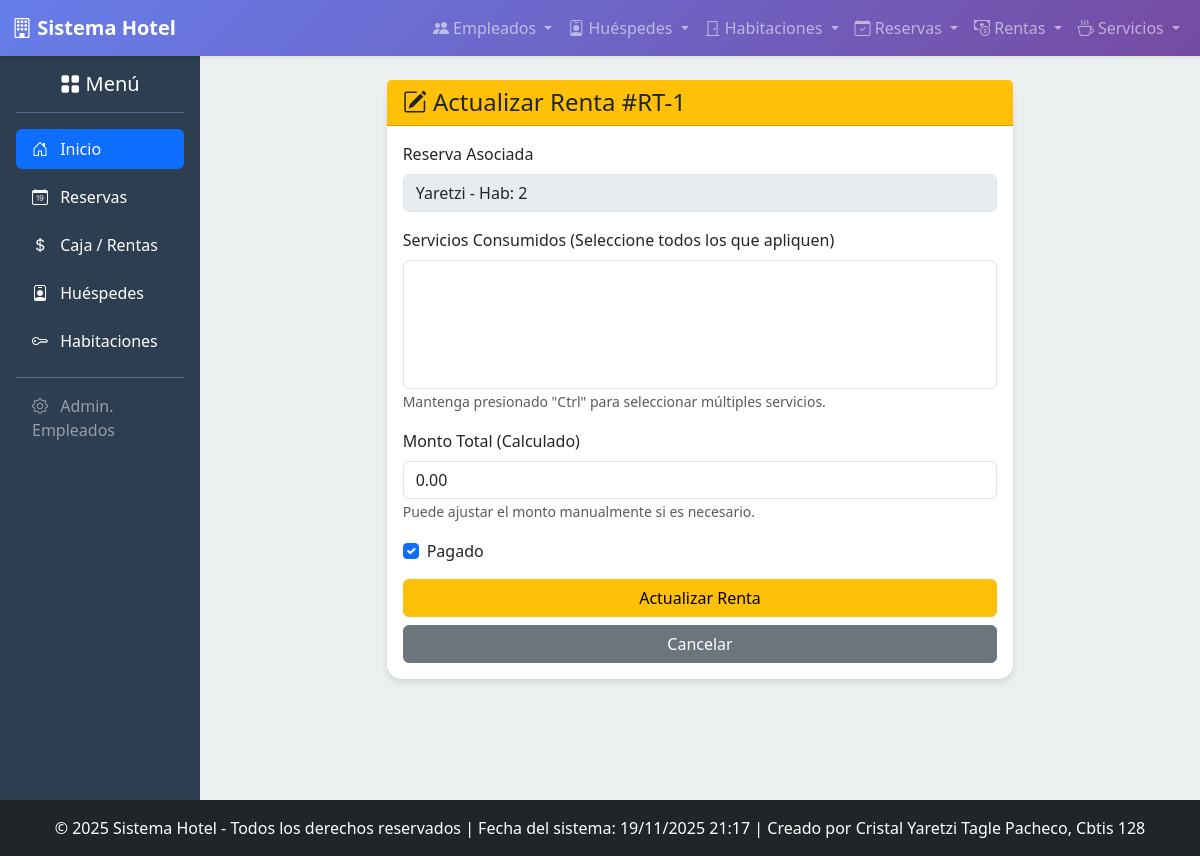
/rentas/actualizar/1/, run on the app's committed database.
### app_Hotel/models.py (models this page shows, shortened)
class Renta(models.Model):
    reserva = models.OneToOneField(Reserva, on_delete=models.CASCADE, related_name='renta')
    empleado = models.ForeignKey(Empleado, on_delete=models.SET_NULL, null=True, blank=True)
    deposito = models.DecimalField(max_digits=10, decimal_places=2, default=0.00)
    observaciones = models.TextField(blank=True, null=True)
    fecha_checkin_real = models.DateTimeField(auto_now_add=True)
    fecha_checkout_real = models.DateTimeField(null=True, blank=True)
    servicios_consumidos = models.ManyToManyField(ServicioAdicional, blank=True, related_name='rentas')
    monto_total = models.DecimalField(max_digits=10, decimal_places=2, default=0.00)
    pagado = models.BooleanField(default=False)
    class Meta:
        verbose_name = "Renta"
        verbose_name_plural = "Rentas"

class Reserva(models.Model):
    ESTADO_CHOICES = [
        ('PEN', 'Pendiente'),
        ('CON', 'Confirmada'),
        ('CAN', 'Cancelada'),
        ('FIN', 'Finalizada'),
    ]
    cliente = models.ForeignKey(Huesped, on_delete=models.CASCADE, related_name='reservas')
    habitacion = models.ForeignKey(Habitacion, on_delete=models.SET_NULL, null=True, related_name='reservas')
    fecha_reserva = models.DateTimeField(auto_now_add=True)
    fecha_entrada = models.DateField()
    fecha_salida = models.DateField()
    estado = models.CharField(max_length=3, choices=ESTADO_CHOICES, default='PEN')
    observaciones = models.TextField(blank=True, null=True)
    class Meta:
        verbose_name = "Reserva"
        verbose_name_plural = "Reservas"

class Huesped(models.Model):
    nombre = models.CharField(max_length=100)
    apellido = models.CharField(max_length=100)
    telefono = models.CharField(max_length=15)
    email = models.EmailField(unique=True)
    fecha_registro = models.DateTimeField(auto_now_add=True)
    direccion = models.TextField()
    registrado_por = models.ForeignKey(
        Empleado,
        on_delete=models.SET_NULL,
        null=True,
        blank=True,
        related_name='huespedes_registrados',
        help_text='Empleado que realizó el registro del huésped.'
    )
    habitaciones = models.ManyToManyField(
        Habitacion,
        related_name='huespedes_actuales',
        blank=True,
        help_text='Habitaciones actualmente ocupadas por este huésped.'
    )
    class Meta:
        verbose_name_plural = "Huéspedes"
        ordering = ['apellido']

class Habitacion(models.Model):
    TIPOS_HABITACION = (
        ('IND', 'Individual'),
        ('DOB', 'Doble'),
        ('SUI', 'Suite'),
        ('FAM', 'Familiar'),
    )
    ESTADOS_LIMPIEZA = (
        ('LIM', 'Limpia'),
        ('SUC', 'Sucia'),
        ('MNT', 'En Mantenimiento'),
    )
    numero = models.IntegerField(unique=True)
    tipo = models.CharField(max_length=3, choices=TIPOS_HABITACION)
    capacidad = models.IntegerField(help_text='Máximo número de personas.')
    precio_por_noche = models.DecimalField(max_digits=8, decimal_places=2)
    disponibles = models.BooleanField(default=True, help_text='Indica si la habitación está lista para ser reservada.')
    piso = models.IntegerField()
    estado_limpieza = models.CharField(max_length=3, choices=ESTADOS_LIMPIEZA, default='LIM')
    class Meta:
        verbose_name_plural = "Habitaciones"
        ordering = ['numero']

### app_Hotel/views.py (the view, shortened to what this page needs)
# urls.py: path('rentas/actualizar/<int:renta_id>/', views.realizar_actualizacion_renta, name='realizar_actualizacion_renta'),
def realizar_actualizacion_renta(request, renta_id):
    renta = get_object_or_404(Renta, id=renta_id)
    servicios = ServicioAdicional.objects.all()
    return render(request, 'rentas/actualizar_renta.html', {'renta': renta, 'servicios': servicios})

### app_Hotel/templates/rentas/actualizar_renta.html (shortened to what this page needs)
{% extends 'base.html' %}
{% block content %}
<div class="row">
    <div class="col-md-8 mx-auto">
        <div class="card">
            <div class="card-header bg-warning text-dark">
                <h4 class="mb-0"><i class="bi bi-pencil-square"></i> Actualizar Renta #RT-{{ renta.id }}</h4>
            </div>
            <div class="card-body">
                <form method="POST">
                    <div class="mb-3">
                        <label class="form-label">Reserva Asociada</label>
                        <input type="text" class="form-control" value="{{ renta.reserva.cliente.nombre }} - Hab: {{ renta.reserva.habitacion.numero }}" disabled>
                    </div>
                    <div class="mb-3">
                        <label class="form-label">Servicios Consumidos (Seleccione todos los que apliquen)</label>
                        <select class="form-select" name="servicios" multiple size="5">
                        </select>
                        <small class="text-muted">Mantenga presionado "Ctrl" para seleccionar múltiples servicios.</small>
                    </div>
                    <div class="mb-3">
                        <label class="form-label">Monto Total (Calculado)</label>
                        <input type="number" step="0.01" class="form-control" name="monto_total" value="{{ renta.monto_total }}">
                        <small class="text-muted">Puede ajustar el monto manualmente si es necesario.</small>
                    </div>
                    <div class="form-check mb-3">
                        <input class="form-check-input" type="checkbox" name="pagado" id="checkPagado" {% if renta.pagado %}checked{% endif %}>
                        <label class="form-check-label" for="checkPagado">
                            Pagado
                        </label>
                    </div>
                    <div class="d-grid gap-2">
                        <button type="submit" class="btn btn-warning">Actualizar Renta</button>
                        <a href="{% url 'ver_rentas' %}" class="btn btn-secondary">Cancelar</a>
                    </div>
                </form>
            </div>
        </div>
    </div>
</div>
{% endblock %}

### app_Hotel/templates/base.html (style rules this page uses)
body { background-color: #f8f9fa; font-family: 'Segoe UI', Tahoma, Geneva, Verdana, sans-serif; }
.card { border: none; border-radius: 15px; box-shadow: 0 4px 6px rgba(0,0,0,0.1); transition: transform 0.3s ease; }

### data on the page
Renta: id "1", reserva.cliente.nombre "Yaretzi - Hab: 2", monto_total "0.00", pagado "☑"
